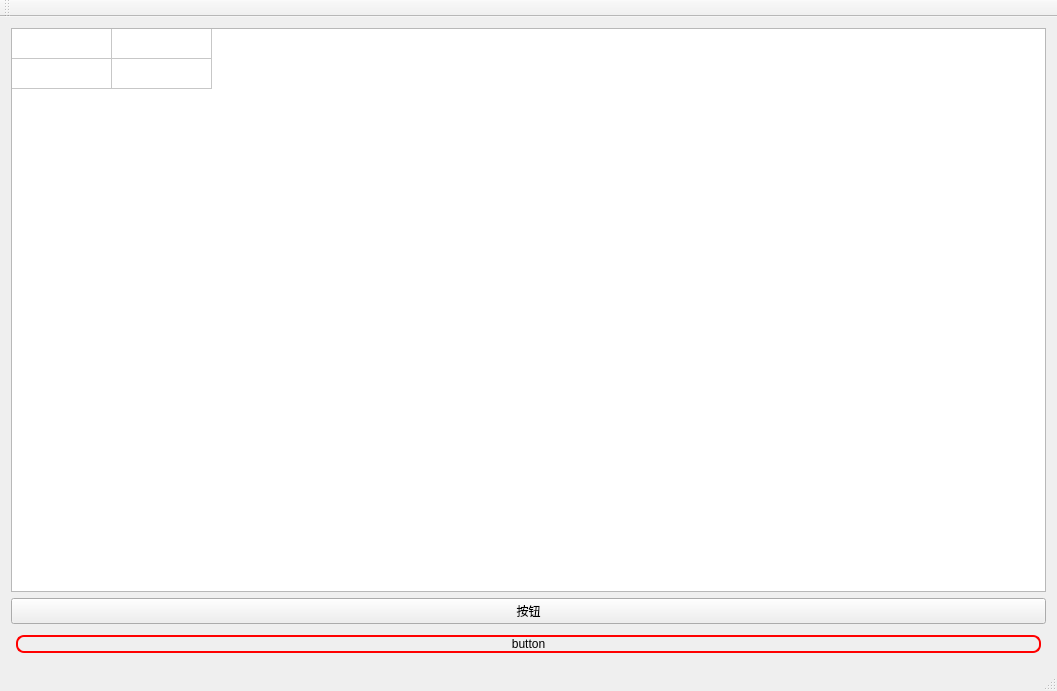
<?xml version="1.0" encoding="UTF-8"?>
<ui version="4.0">
 <class>ToolBarClass</class>
 <widget class="QMainWindow" name="ToolBarClass">
  <property name="geometry">
   <rect>
    <x>0</x>
    <y>0</y>
    <width>1057</width>
    <height>691</height>
   </rect>
  </property>
  <property name="windowTitle">
   <string>ToolBar</string>
  </property>
  <property name="styleSheet">
   <string notr="true">QPushButton#pushButton{
margin: 5px;
      border-style: solid;
      border-color:red;
       border-radius:8px;
 border-width:2px;

}


</string>
  </property>
  <widget class="QWidget" name="centralWidget">
   <layout class="QVBoxLayout" name="verticalLayout">
    <item>
     <widget class="QTableWidget" name="tableWidget">
      <attribute name="horizontalHeaderVisible">
       <bool>false</bool>
      </attribute>
      <attribute name="verticalHeaderVisible">
       <bool>false</bool>
      </attribute>
      <row>
       <property name="text">
        <string>新建行</string>
       </property>
      </row>
      <row>
       <property name="text">
        <string>新建行</string>
       </property>
      </row>
      <column>
       <property name="text">
        <string>新建列</string>
       </property>
      </column>
      <column>
       <property name="text">
        <string>新建列</string>
       </property>
      </column>
     </widget>
    </item>
    <item>
     <widget class="QPushButton" name="pushButton_2">
      <property name="styleSheet">
       <string notr="true"/>
      </property>
      <property name="text">
       <string>按钮</string>
      </property>
     </widget>
    </item>
    <item>
     <widget class="QPushButton" name="pushButton">
      <property name="text">
       <string>button</string>
      </property>
     </widget>
    </item>
   </layout>
  </widget>
  <widget class="QMenuBar" name="menuBar">
   <property name="geometry">
    <rect>
     <x>0</x>
     <y>0</y>
     <width>1057</width>
     <height>23</height>
    </rect>
   </property>
  </widget>
  <widget class="QToolBar" name="mainToolBar">
   <attribute name="toolBarArea">
    <enum>TopToolBarArea</enum>
   </attribute>
   <attribute name="toolBarBreak">
    <bool>false</bool>
   </attribute>
  </widget>
  <widget class="QStatusBar" name="statusBar"/>
 </widget>
 <layoutdefault spacing="6" margin="11"/>
 <resources>
  <include location="toolbar.qrc"/>
 </resources>
 <connections/>
</ui>
